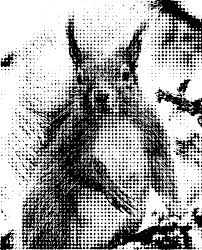
#> input picture code_from_meetings/signal_processing/test_data/HTsquirel.jpeg, 202 x 250 px
$ jupyter execute --allow-errors 'Fourier Transforms.ipynb'   (shell and % lines are left out)   (older library calls are emulated)
#> lines starting #> are read from the running program, lines starting #| are printed output that depends on the picture; after the words box and inside, x2 and y2 are one past the last pixel; in counts of white or black regions, pixels touching at a corner belong together
This notebook explores Fourier transforms Python.

Date Created: 27 Sep 2018
<br>
Last Modified: 15 Apr 2019
<br>
Humans Responsible: The Prickly Pythons

[cell 1]
import matplotlib.pyplot as plt
import numpy as np

# 0.0 An analogy

[cell 2]
f = np.exp(np.array([5,6,7,8]))

[cell 3]
f

[cell 4]
np.log(f)

# 1.0 The DFT - Discrete Fourier Transform

$$
F[k] = \sum_{n=0}^{N-1} f[n] \exp\left(-\frac{2 \pi i nk}{N} \right)
$$

$$
f[n] = \frac{1}{N}\sum_{k=0}^{N-1} F[k] \exp\left(\frac{2 \pi i kn}{N} \right)
$$

$$
n,k = 0,1,..., N-1
$$

$$
i  = \sqrt{-1}
$$

[cell 5]
f = np.array([5,6,7,8])
f

[cell 6]
F = np.fft.fft(f)
F

[cell 7]
np.fft.ifft(F)

[cell 8]
# Magnitude
np.abs(F)

[cell 9]
np.sqrt(8)

[cell 10]
# Phase
np.angle(F)

[cell 11]
3*np.pi/4

## 1.1 A toy example

[cell 12]
t = np.arange(0,3,0.01)

len(t)

[cell 13]
wave_1 = 2*np.sin(2*np.pi*1 * t)       # 2sin(2pi t)
wave_2 = 3*np.sin(2*np.pi*2 * t + 0.3) # 3sin(4pi t +0.3)

f = wave_1 + wave_2

[cell 14]
fig = plt.figure(figsize=(9,4))
plt.plot(t, wave_1, 'r--', label='wave1')
plt.plot(t, wave_2, 'g--', label='wave2')
plt.plot(t, f, linewidth=2, label='sum')

plt.xlabel('t')
plt.ylabel('Amplitude')
plt.legend(loc='best')
plt.grid()

plt.show()
#> figure, not shown here; curve peaks at x = 0.25, y = 2; curve peaks at x = 0.1, y = 3; curve peaks at x = 0.12, y = 4.29

[cell 15]
F = np.fft.fft(f)

[cell 16]
fig = plt.figure(figsize=(9,4))
plt.plot((np.abs(F)[0:100]), linewidth=2)

# plt.xlabel('Frequency')
plt.ylabel('Magnitude')
plt.grid()

plt.show()
#> figure, not shown here; curve peaks at x = 6, y = 450

# 2.0 1D signal
[Electrocardiography](https://en.wikipedia.org/wiki/Electrocardiography) (ECG) data originally from:
<br>
ftp://ftp.ieee.org/uploads/press/rangayyan

#> (a cell that did not finish here is left out)

#> (a cell that did not finish here is left out)

[cell 19]
fig = plt.figure(figsize=(13,4))
#> (the rest of this cell did not finish here and is left out)

#> (a cell that did not finish here is left out)

[cell 21]
fig = plt.figure(figsize=(13,4))
#> (the rest of this cell did not finish here and is left out)

[cell 22]
# Only need to keep half as the signal is real-valued.

fig = plt.figure(figsize=(8,4))
#> (the rest of this cell did not finish here and is left out)

#> (a cell that did not finish here is left out)

#> (a cell that did not finish here is left out)

[cell 25]
fig = plt.figure(figsize=(8,4))
#> (the rest of this cell did not finish here and is left out)

#> (a cell that did not finish here is left out)

[cell 27]
fig = plt.figure(figsize=(9,10))
ax = fig.add_subplot(211)
#> (the rest of this cell did not finish here and is left out)

# 3.0 2D signal

[cell 28]
from scipy.misc import imread

[cell 29]
f = imread("test_data/HTsquirel.jpeg")
#> f is the input picture: shape (250, 202, 3); min 0, max 255, mean 161.9

[cell 30]
f = f + 0.0 # Convert to double
f = f / np.max(f)
f = f[:,:,0]
#> f: shape (250, 202) float64

[cell 31]
plt.figure(figsize=(6,6))
plt.imshow(f, cmap='gray')
plt.show()

[cell 32]
F = np.fft.fftn(f)

[cell 33]
F.shape
#> Out = (250, 202)

[cell 34]
plt.figure(figsize=(6,6))
plt.imshow(np.fft.fftshift(np.log10(np.abs(F))))
plt.show()

[cell 35]
# Make a filter

mask = np.ones_like(f)

d = 10
mask[196-d:196+d, 100-d:100+d]  = 0
mask[  56-d:56+d, 100-d:100+d]  = 0
mask[126-d:126+d,   44-d:44+d]  = 0
mask[126-d:126+d, 158-d:158+d]  = 0

mask[196-d:196+d, 44-d:44+d] = 0
mask[  56-d:56+d, 44-d:44+d] = 0
mask[  56-d:56+d, 158-d:158+d] = 0
mask[196-d:196+d, 158-d:158+d] = 0
# mask[  126-3*d:126+3*d, 100-3*d:100+3*d] = 0

# Mask the FT
F_masked = np.fft.fftshift(F) * mask

[cell 36]
fig = plt.figure(figsize=(14,6))
ax = fig.add_subplot(121)
im = ax.imshow(mask, interpolation='nearest')
ax.set_title("mask")
ax = fig.add_subplot(122)
im = ax.imshow(np.log10(np.abs(F_masked)), interpolation='nearest')
ax.set_title('masked magnitude')

plt.show()

[cell 37]
F_masked = np.fft.ifftshift(F_masked)

[cell 38]
f_masked = np.fft.ifftn(F_masked)

f_masked[f_masked > 1] = 1

[cell 39]
fig = plt.figure(figsize=(14,6))
ax = fig.add_subplot(121)
im = ax.imshow(f, interpolation='nearest', cmap='gray')
ax.set_title("original")
fig.colorbar(im)
ax = fig.add_subplot(122)
im = ax.imshow(np.abs(f_masked), interpolation='nearest', cmap='gray')
ax.set_title("filtered")
fig.colorbar(im)

plt.show()
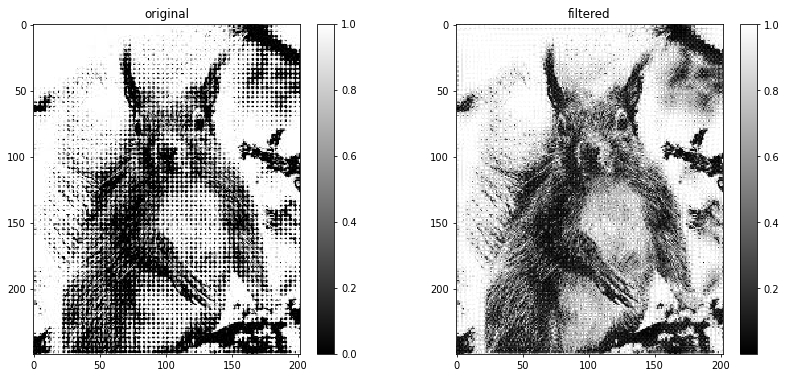
#> figure drawn by matplotlib, 4 panels

# 3.1 Multi-contrast Imaging

See Liu et al. Journal of Biomedical Optics 19(10), 106002 (October 2014)

[cell 40]
from skimage import data, color

[cell 41]
img = data.immunohistochemistry()
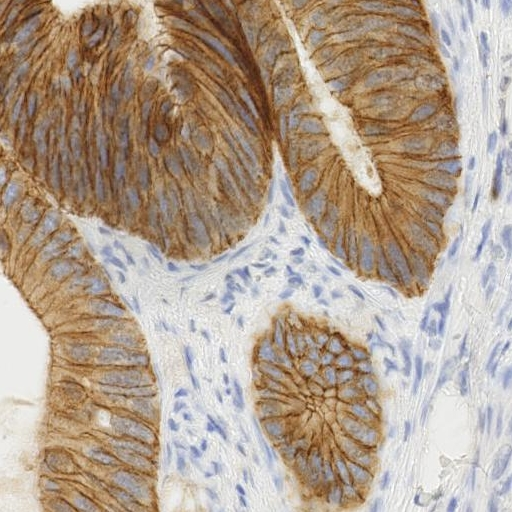
#> input picture skimage.data.immunohistochemistry(), 512 x 512 px
#> img is the input picture: shape (512, 512, 3); mean R, G, B 177.3, 159.8, 144
img = color.rgb2gray(img)
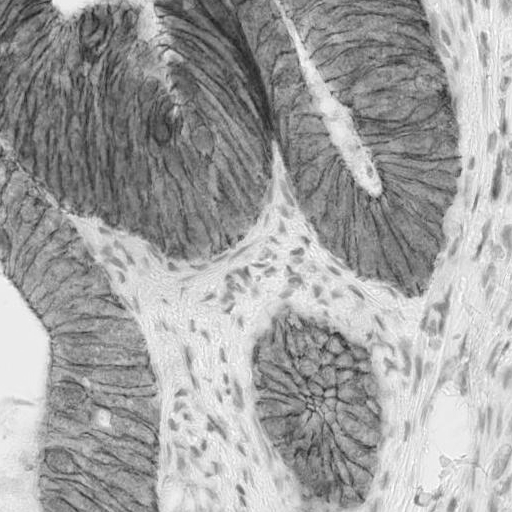
#> img: shape (512, 512) float64; min 0.121, max 1, mean 0.637
img = img.astype(np.float64)

[cell 42]
f = img.copy()
F = np.fft.fftn(f)

Nx, Ny = f.shape
#> Nx = 512; Ny = 512
Nx_h = int(np.round(Nx/2))
#> Nx_h = 256
Ny_h = int(np.round(Ny/2))
#> Ny_h = 256

[cell 43]
fig = plt.figure(figsize=(12,3))
ax = fig.add_subplot(131)
im = ax.imshow(f, interpolation='nearest', cmap='gray')
ax.set_title("original")
fig.colorbar(im)
ax = fig.add_subplot(132)
im = ax.imshow(np.fft.fftshift(np.log10(np.abs(F))), interpolation='nearest', cmap='gray')
ax.set_title("Fourier magnitude")
fig.colorbar(im)
ax = fig.add_subplot(133)
im = ax.imshow(np.fft.fftshift(np.angle(F)), interpolation='nearest', cmap='gray')
ax.set_title("Fourier phase")
fig.colorbar(im)

plt.show()
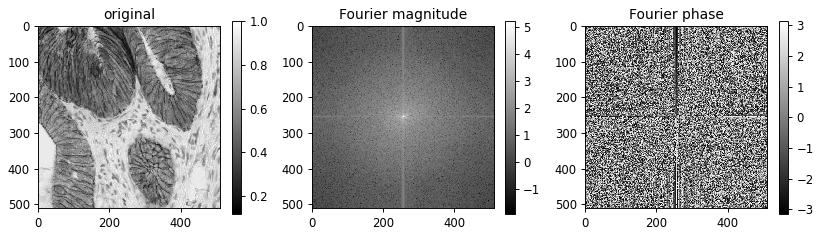
#> figure drawn by matplotlib, 6 panels

## Make the masks

[cell 44]
# Radius of the circular mask in number of pixels
r = 100

mask_circ1 = np.zeros((Nx,Ny))
r_sq = r**2

for x in range(Nx):
    for y in range(Ny):
        if ((x-Nx_h)**2 + (y-Ny_h)**2) < r_sq:
            mask_circ1[x,y] = 1
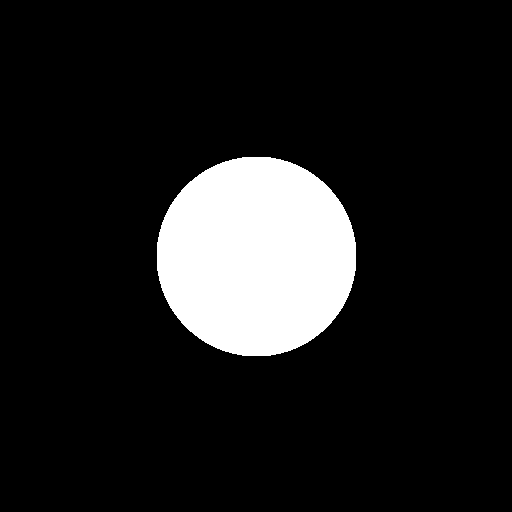
#> mask_circ1: shape (512, 512) float64; values 0 (black) and 1 (white), 12% white; 1 white region, box (x1, y1, x2, y2) and area: (157, 157, 356, 356) 31397

[cell 45]
# Radius of the circular mask in number of pixels
r = 10

mask_circ2 = np.zeros((Nx,Ny))
r_sq = r**2

for x in range(Nx):
    for y in range(Ny):
        if ((x-Nx_h)**2 + (y-Ny_h)**2) < r_sq:
            mask_circ2[x,y] = 1
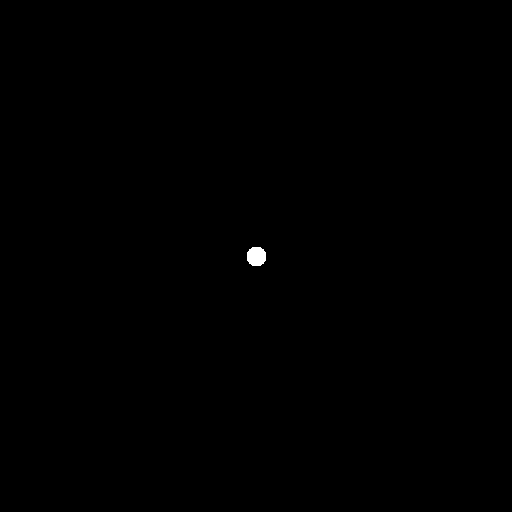
#> mask_circ2: shape (512, 512) float64; values 0 (black) and 1 (white), 0.12% white; 1 white region, box (x1, y1, x2, y2) and area: (247, 247, 266, 266) 305

[cell 46]
mask_BF = mask_circ1.copy()

mask_DF = 1 - mask_circ2.copy()

mask_LPC = mask_circ1.copy()
mask_LPC[:,Ny_h:] = 0

mask_RPC = mask_circ1.copy()
mask_RPC[:,0:Ny_h] = 0

[cell 47]
fig = plt.figure(figsize=(10,8))
ax = fig.add_subplot(221)
im = ax.imshow(mask_BF, interpolation='nearest', cmap='gray')
ax.set_title("Bright field")
fig.colorbar(im)
ax = fig.add_subplot(222)
im = ax.imshow(mask_DF, interpolation='nearest', cmap='gray')
ax.set_title("Dark field")
fig.colorbar(im)
ax = fig.add_subplot(223)
im = ax.imshow(mask_LPC, interpolation='nearest', cmap='gray')
ax.set_title("L Phase constrast")
fig.colorbar(im)
ax = fig.add_subplot(224)
im = ax.imshow(mask_RPC, interpolation='nearest', cmap='gray')
ax.set_title("R Phase constrast")
fig.colorbar(im)

plt.show()
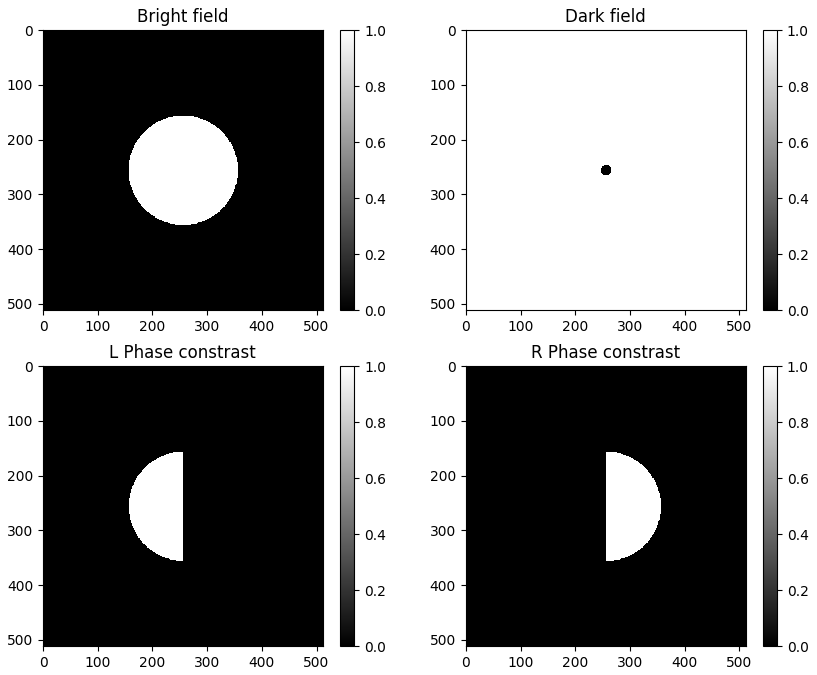
#> figure drawn by matplotlib, 8 panels

## Apply the masks to the image in Fourier space

[cell 48]
f_BF = np.fft.ifftn(F * np.fft.ifftshift(mask_BF))

f_DF = np.fft.ifftn(F * np.fft.ifftshift(mask_DF))

f_LPC = np.fft.ifftn(F * np.fft.ifftshift(mask_LPC))
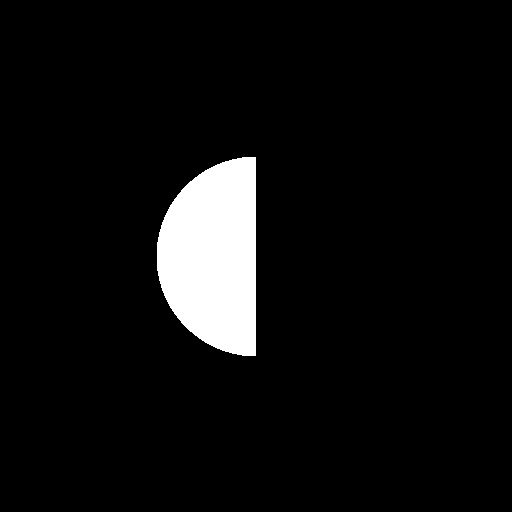
#> mask_LPC: shape (512, 512) float64; values 0 (black) and 1 (white), 6% white; 1 white region, box (x1, y1, x2, y2) and area: (157, 157, 256, 356) 15599

f_RPC = np.fft.ifftn(F * np.fft.ifftshift(mask_RPC))
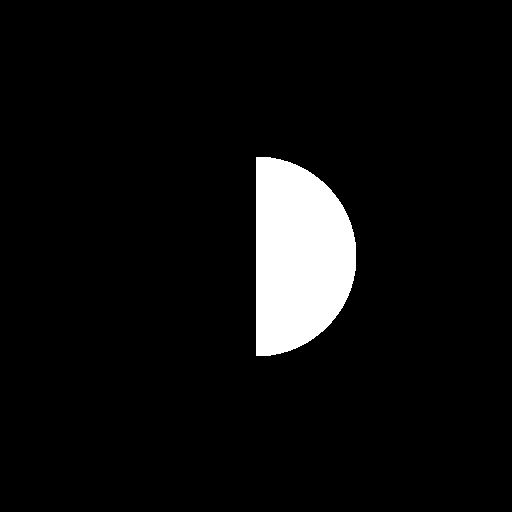
#> mask_RPC: shape (512, 512) float64; values 0 (black) and 1 (white), 6% white; 1 white region, box (x1, y1, x2, y2) and area: (256, 157, 356, 356) 15798

[cell 49]
fig = plt.figure(figsize=(9,13))
ax = fig.add_subplot(321)
im = ax.imshow(np.abs(f_BF), interpolation='nearest', cmap='gray')
ax.set_title("Bright field")
fig.colorbar(im)
ax = fig.add_subplot(322)
im = ax.imshow((np.abs(f_DF)), interpolation='nearest', cmap='gray')
ax.set_title("Dark field")
fig.colorbar(im)
ax = fig.add_subplot(323)
im = ax.imshow(np.real(f_LPC), interpolation='nearest', cmap='gray')
ax.set_title("Re(L Phase constrast)")
fig.colorbar(im)
ax = fig.add_subplot(324)
im = ax.imshow(np.imag(f_LPC), interpolation='nearest', cmap='gray')
ax.set_title("Im(L Phase constrast)")
fig.colorbar(im)
ax = fig.add_subplot(325)
im = ax.imshow(np.real(f_RPC), interpolation='nearest', cmap='gray')
ax.set_title("Re(R Phase constrast)")
fig.colorbar(im)
ax = fig.add_subplot(326)
im = ax.imshow(np.imag(f_RPC), interpolation='nearest', cmap='gray')
ax.set_title("Im(R Phase constrast)")
fig.colorbar(im)

plt.show()
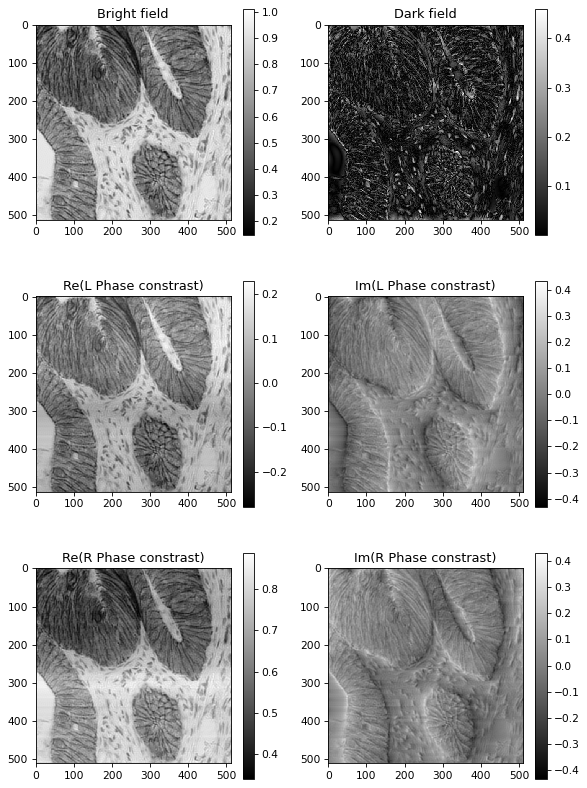
#> figure drawn by matplotlib, 12 panels
